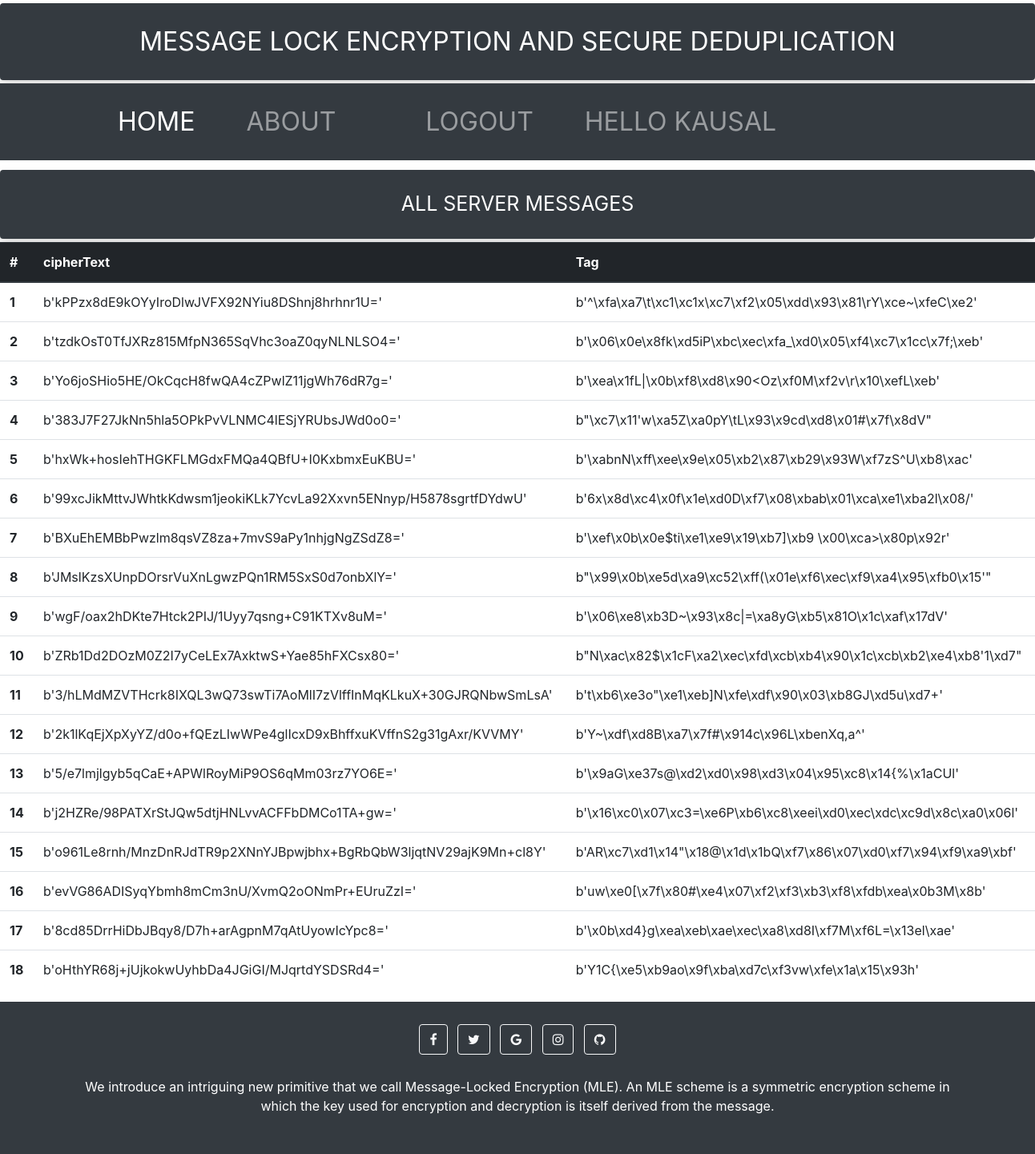
Screenshot of /server (signed in) with the database file from the repository.
### users/models.py (models this page shows, shortened)
class ServerMessages(models.Model):
    cipherText=models.BinaryField()
    tag=models.BinaryField()

### users/views.py (the view)
# urls.py: path('server',views.serverPage,name= "server-page")
def serverPage(request):
    all_server_messages = ServerMessages.objects.all()
    return render(request,'users/server.html',{"message": all_server_messages})

### users/templates/users/server.html (shortened to what this page needs)
{% load static %}
<!doctype html>
<html lang="en">
  <head>
    <link rel="stylesheet" href="https://maxcdn.bootstrapcdn.com/font-awesome/4.4.0/css/font-awesome.min.css">
    <link rel="stylesheet" href="https://stackpath.bootstrapcdn.com/bootstrap/4.1.3/css/bootstrap.min.css">
  </head>
  <body>
    <div class=" text-uppercase border-danger" style="font-size: 32px; color: white; text-align: center;">
    <div class="shadow p-4 my-1 bg-dark rounded "> Message Lock Encryption and secure deduplication</div>
    </div>
    <div class=" text-uppercase pb-2 " style="font-size: 32px;">
      <nav class="navbar navbar-expand-lg navbar-dark bg-dark py-3 ">
          <div class="container  collapse navbar-collapse " id="navbarSupportedContent">
            <ul class="navbar-nav mr-auto mx-5">
              <li class="nav-item active">
                <a class="nav-link " href="{% url 'users-base' %}">Home <span class="sr-only">(current)</span></a>
              </li>
              <li class="nav-item mx-5">
                <a class="nav-link" href="#"> About</a>
              </li>
              <li class="nav-item mx-5">
                {% if user.is_authenticated %}
                  <a class="nav-link" href="{% url 'users-logout' %}"> Logout</a>
                  {% else %}
                  <a class="nav-link" href="{% url 'users-login' %}">Login</a>
                  {% endif %}
              </li>
              <li class="nav-item mr-5">
                {% if user.is_authenticated %}
                 <a class="nav-link " href="#">HELLO {{user.username}}</a>
                {% else %}
                <a class="nav-link " href="{% url 'users-register' %}">Register</a>
                {% endif %}
              </li>
            </ul>
          </div>
      </nav>
   </div>
  <div class="fluid-container mb-0">
    <div class=" text-uppercase border-danger" style="font-size: 25px; color: white; text-align: center;">
      <div class="shadow p-4 my-1 bg-dark rounded "> All Server Messages</div>
      </div>
      <table class="table">
        <thead class="thead-dark">
          <tr>
            <th scope="col">#</th>
            <th scope="col">cipherText</th>
            <th scope="col">Tag</th>
          </tr>
        </thead>
        <tbody>
          {%for msg in message%}
          <tr>
            <th scope="row">{{msg.id}}</th>
            <td> {{msg.cipherText}}</td>
            <td>{{msg.tag}}</td>
          </tr>
          {% endfor %}
        </tbody>
      </table>
  </div>
<footer class="bg-dark text-center text-white">
  <div class="container p-4">
    <section class="mb-4">
      <a class="btn btn-outline-light btn-floating m-1" href="#!" role="button"
        ><i class="fa fa-facebook-f"></i
      ></a>
      <a class="btn btn-outline-light btn-floating m-1" href="#!" role="button"
        ><i class="fa fa-twitter"></i
      ></a>
      <a class="btn btn-outline-light btn-floating m-1" href="#!" role="button"
        ><i class="fa fa-google"></i
      ></a>
      <a class="btn btn-outline-light btn-floating m-1" href="#!" role="button"
        ><i class="fa fa-instagram"></i
      ></a>
      <a class="btn btn-outline-light btn-floating m-1" href="#!" role="button"
        ><i class="fa fa-github"></i
      ></a>
    </section>
    <section class="mb-4">
      <p>
        We introduce an intriguing new primitive that we call Message-Locked Encryption (MLE). An MLE scheme is a symmetric encryption scheme in which the
key used for encryption and decryption is itself derived from the message.
      </p>
    </section>
</footer>
  </body>
</html>

### rows the page displays
ServerMessages: id "1", cipherText "b'kPPzx8dE9kOYyIroDlwJVFX92NYiu8DShnj8hrhnr1U='", tag "b'^\\xfa\\xa7\\t\\xc1\\xc1x\\xc7\\xf2\\x05\\xdd\\x93\\x81\\rY\\xce~\\xfeC\\xe2'"
ServerMessages: id "2", cipherText "b'tzdkOsT0TfJXRz815MfpN365SqVhc3oaZ0qyNLNLSO4='", tag "b'\\x06\\x0e\\x8fk\\xd5iP\\xbc\\xec\\xfa_\\xd0\\x05\\xf4\\xc7\\x1cc\\x7f;\\xeb'"
ServerMessages: id "3", cipherText "b'Yo6joSHio5HE/OkCqcH8fwQA4cZPwlZ11jgWh76dR7g='", tag "b'\\xea\\x1fL|\\x0b\\xf8\\xd8\\x90<Oz\\xf0M\\xf2v\\r\\x10\\xefL\\xeb'"
ServerMessages: id "4", cipherText "b'383J7F27JkNn5hla5OPkPvVLNMC4lESjYRUbsJWd0o0='", tag "b\"\\xc7\\x11'w\\xa5Z\\xa0pY\\tL\\x93\\x9cd\\xd8\\x01#\\x7f\\x8dV\""
ServerMessages: id "5", cipherText "b'hxWk+hosIehTHGKFLMGdxFMQa4QBfU+I0KxbmxEuKBU='", tag "b'\\xabnN\\xff\\xee\\x9e\\x05\\xb2\\x87\\xb29\\x93W\\xf7zS^U\\xb8\\xac'"
ServerMessages: id "6", cipherText "b'99xcJikMttvJWhtkKdwsm1jeokiKLk7YcvLa92Xxvn5ENnyp/H5878sgrtfDYdwU'", tag "b'6x\\x8d\\xc4\\x0f\\x1e\\xd0D\\xf7\\x08\\xbab\\x01\\xca\\xe1\\xba2l\\x08/'"
ServerMessages: id "7", cipherText "b'BXuEhEMBbPwzlm8qsVZ8za+7mvS9aPy1nhjgNgZSdZ8='", tag "b'\\xef\\x0b\\x0e$ti\\xe1\\xe9\\x19\\xb7]\\xb9 \\x00\\xca>\\x80p\\x92r'"
ServerMessages: id "8", cipherText "b'JMslKzsXUnpDOrsrVuXnLgwzPQn1RM5SxS0d7onbXlY='", tag "b\"\\x99\\x0b\\xe5d\\xa9\\xc52\\xff(\\x01e\\xf6\\xec\\xf9\\xa4\\x95\\xfb0\\x15'\""
ServerMessages: id "9", cipherText "b'wgF/oax2hDKte7Htck2PIJ/1Uyy7qsng+C91KTXv8uM='", tag "b'\\x06\\xe8\\xb3D~\\x93\\x8c|=\\xa8yG\\xb5\\x81O\\x1c\\xaf\\x17dV'"
ServerMessages: id "10", cipherText "b'ZRb1Dd2DOzM0Z2I7yCeLEx7AxktwS+Yae85hFXCsx80='", tag "b\"N\\xac\\x82$\\x1cF\\xa2\\xec\\xfd\\xcb\\xb4\\x90\\x1c\\xcb\\xb2\\xe4\\xb8'1\\xd7\""
ServerMessages: id "11", cipherText "b'3/hLMdMZVTHcrk8IXQL3wQ73swTi7AoMlI7zVlffInMqKLkuX+30GJRQNbwSmLsA'", tag "b't\\xb6\\xe3o\"\\xe1\\xeb]N\\xfe\\xdf\\x90\\x03\\xb8GJ\\xd5u\\xd7+'"
ServerMessages: id "12", cipherText "b'2k1lKqEjXpXyYZ/d0o+fQEzLIwWPe4glIcxD9xBhffxuKVffnS2g31gAxr/KVVMY'", tag "b'Y~\\xdf\\xd8B\\xa7\\x7f#\\x914c\\x96L\\xbenXq,a^'"
ServerMessages: id "13", cipherText "b'5/e7lmjlgyb5qCaE+APWlRoyMiP9OS6qMm03rz7YO6E='", tag "b'\\x9aG\\xe37s@\\xd2\\xd0\\x98\\xd3\\x04\\x95\\xc8\\x14{%\\x1aCUl'"
ServerMessages: id "14", cipherText "b'j2HZRe/98PATXrStJQw5dtjHNLvvACFFbDMCo1TA+gw='", tag "b'\\x16\\xc0\\x07\\xc3=\\xe6P\\xb6\\xc8\\xeei\\xd0\\xec\\xdc\\xc9d\\x8c\\xa0\\x06l'"
ServerMessages: id "15", cipherText "b'o961Le8rnh/MnzDnRJdTR9p2XNnYJBpwjbhx+BgRbQbW3ljqtNV29ajK9Mn+cl8Y'", tag "b'AR\\xc7\\xd1\\x14\"\\x18@\\x1d\\x1bQ\\xf7\\x86\\x07\\xd0\\xf7\\x94\\xf9\\xa9\\xbf'"
ServerMessages: id "16", cipherText "b'evVG86ADISyqYbmh8mCm3nU/XvmQ2oONmPr+EUruZzI='", tag "b'uw\\xe0[\\x7f\\x80#\\xe4\\x07\\xf2\\xf3\\xb3\\xf8\\xfdb\\xea\\x0b3M\\x8b'"
ServerMessages: id "17", cipherText "b'8cd85DrrHiDbJBqy8/D7h+arAgpnM7qAtUyowIcYpc8='", tag "b'\\x0b\\xd4}g\\xea\\xeb\\xae\\xec\\xa8\\xd8I\\xf7M\\xf6L=\\x13el\\xae'"
ServerMessages: id "18", cipherText "b'oHthYR68j+jUjkokwUyhbDa4JGiGI/MJqrtdYSDSRd4='", tag "b'Y1C{\\xe5\\xb9ao\\x9f\\xba\\xd7c\\xf3vw\\xfe\\x1a\\x15\\x93h'"

### other values shown
{{ user.username }} "KAUSAL"
